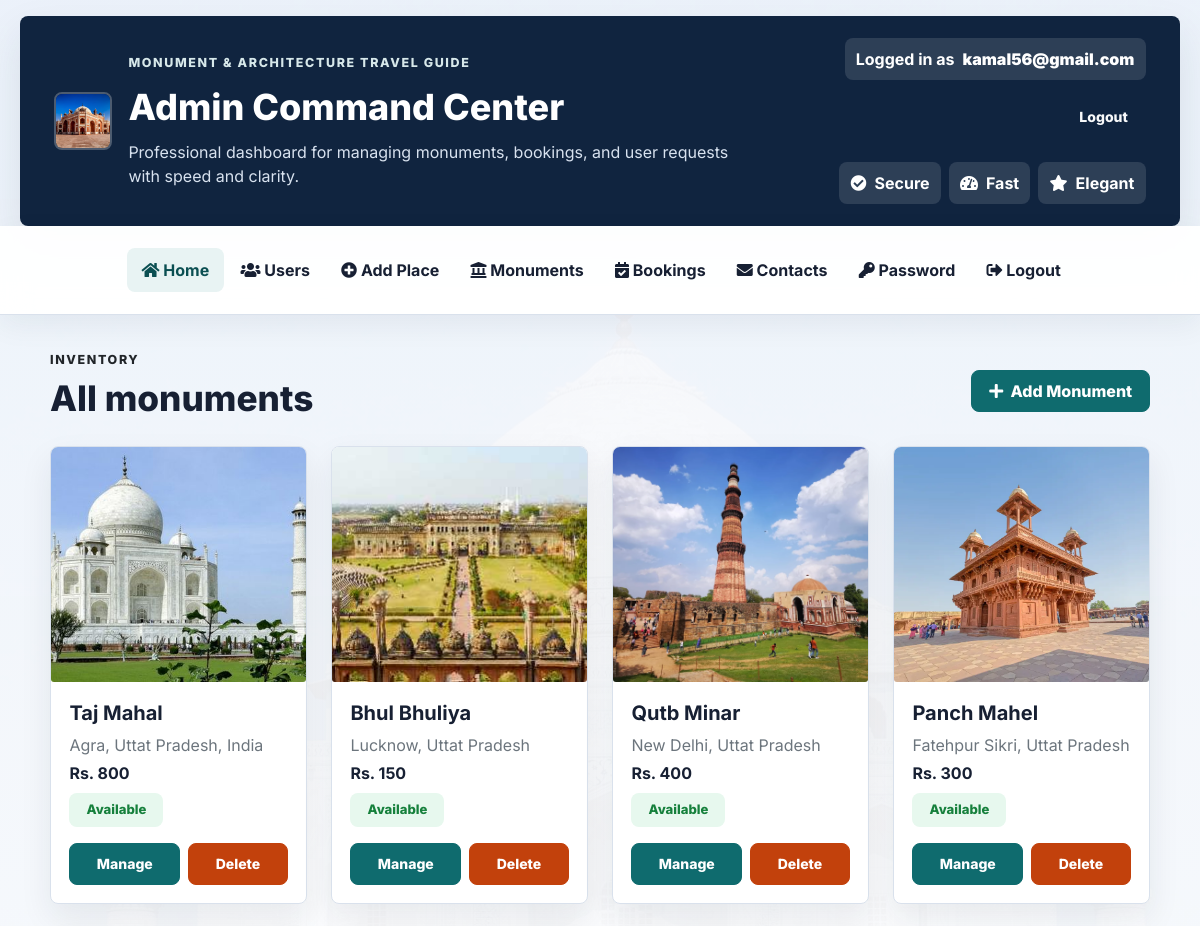
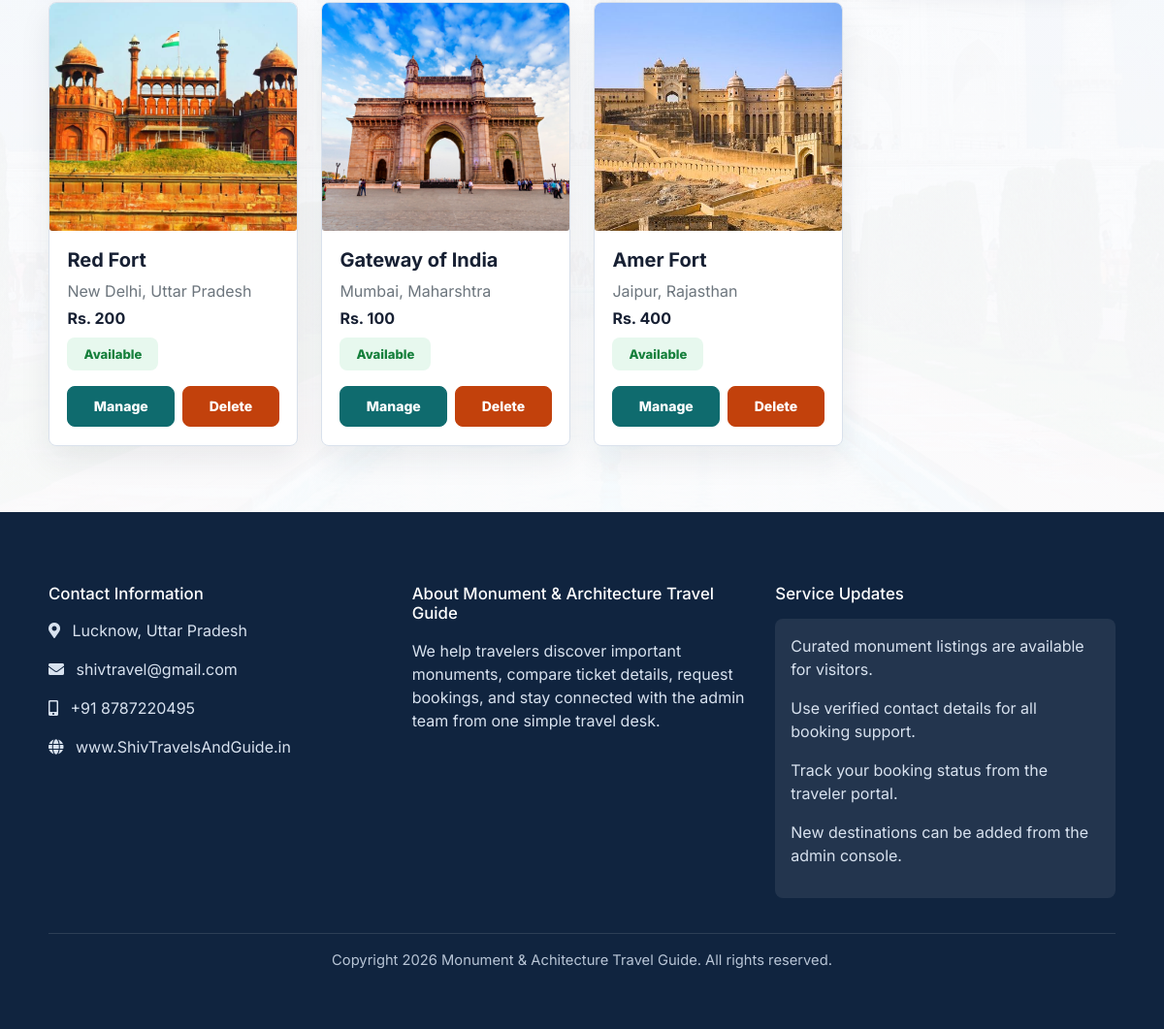
Page /view_room_admin (signed in) on the committed database (2 pictures, top to bottom).
### room/models.py (models this page shows)
class Room(models.Model):
    p_name=models.CharField(max_length=10,null=True)
    p_state=models.CharField(max_length=10,null=True)
    p_city=models.CharField(max_length=10,null=True)
    t_price=models.CharField(max_length=10,null=True)
    status=models.CharField(max_length=10,null=True)
    activity=models.CharField(max_length=10,null=True)
    image=models.FileField(null=True)
    history=models.CharField(max_length=90,null=True)

### room/views.py (the view)
# urls.py: path('view_room_admin',view_room_admin,name='view_room_admin'),
def view_room_admin(request):
    if not request.user.is_authenticated:
        return redirect('login')
    data=Room.objects.all()
    d={'data':data}
    return render(request,'view_room_admin.html',d)

### room/templates/view_room_admin.html (shortened to what this page needs)
{% load static %}
{% include 'admin_navigation.html' %}
<div class="container">
  <div class="d-flex justify-content-between align-items-center mb-3">
    <div>
      <p class="eyebrow text-dark mb-2">Inventory</p>
      <h3 class="page-title">All monuments</h3>
    </div>
    <a href="{% url 'add_room' %}" class="btn btn-primary"><i class="fas fa-plus"></i> Add Monument</a>
  </div>
  <div class="row g-4">
    {% for i in data %}
    <div class="col-md-3">
      <div class="card card-custom">
        <img src="{{i.image.url}}" class="card-img" alt="{{i.p_name}}" />
        <div class="card-body">
          <h5 class="fw-bold">{{i.p_name}}</h5>
          <p class="text-muted mb-1">{{i.p_city}}, {{i.p_state}}</p>
          <p class="mb-2"><strong>Rs. {{i.t_price}}</strong></p>
          {% if i.status == "Available" %}
          <span class="status-badge available">Available</span>
          {% else %}
          <span class="status-badge not-available">Not Available</span>
          {% endif %}
          <div class="mt-3 d-flex justify-content-between gap-2">
            <a href="{% url 'edit_room' i.id %}" class="btn btn-primary btn-sm flex-fill">Manage</a>
            <a href="{% url 'delete_room' i.id %}" onclick="return confirm('Are you sure?');" class="btn btn-danger btn-sm flex-fill">Delete</a>
          </div>
        </div>
      </div>
    </div>
    {% endfor %}
  </div>
</div>
{% include 'footer.html' %}

### room/templates/admin_navigation.html (shortened to what this page needs)
<!doctype html>
<html>
  <head>
    <link
      href="https://cdn.jsdelivr.net/npm/bootstrap@5.0.2/dist/css/bootstrap.min.css"
      rel="stylesheet"
    />
    <link
      href="https://cdnjs.cloudflare.com/ajax/libs/font-awesome/5.15.3/css/all.min.css"
      rel="stylesheet"
    />
    {% load static %}
    <link rel="stylesheet" href="{% static 'css/theme.css' %}" />
  </head>
  <body>
    <div class="container-fluid admin-banner-shell">
      <div class="admin-banner row align-items-center">
        <div class="col-lg-8 col-md-7 banner-left">
          <div class="brand-panel">
            <img src="{% static 'images/b2.jpg' %}" class="brand-img" />
            <div>
              <p class="eyebrow">Monument & Architecture Travel Guide</p>
              <h1>Admin Command Center</h1>
              <p class="banner-description">
                Professional dashboard for managing monuments, bookings, and
                user requests with speed and clarity.
              </p>
            </div>
          </div>
        </div>
        <div class="col-lg-4 col-md-5 banner-right text-md-end text-center">
          <div class="quick-status">
            <span>Logged in as</span>
            <strong>{{ request.user }}</strong>
          </div>
          <a href="{% url 'logout' %}" class="btn btn-outline-light btn-sm mt-3"
            >Logout</a
          >
          <div class="banner-tags mt-4">
            <span><i class="fas fa-check-circle"></i> Secure</span>
            <span><i class="fas fa-tachometer-alt"></i> Fast</span>
            <span><i class="fas fa-star"></i> Elegant</span>
          </div>
        </div>
      </div>
    </div>
    <nav class="navbar navbar-expand-lg navbar-custom admin-nav-pills">
      <div class="container-fluid">
        <div class="collapse navbar-collapse" id="navbarNav">
          <ul class="navbar-nav mx-auto">
            <li class="nav-item">
              <a class="nav-link active" href="{% url 'admin_home' %}">
                <i class="fas fa-home"></i> Home
              </a>
            </li>
            <li class="nav-item">
              <a class="nav-link" href="{% url 'view_user' %}">
                <i class="fas fa-users"></i> Users
              </a>
            </li>
            <li class="nav-item">
              <a class="nav-link" href="{% url 'add_room' %}">
                <i class="fas fa-plus-circle"></i> Add Place
              </a>
            </li>
            <li class="nav-item">
              <a class="nav-link" href="{% url 'view_room_admin' %}">
                <i class="fas fa-landmark"></i> Monuments
              </a>
            </li>
            <li class="nav-item">
              <a class="nav-link" href="{% url 'view_booking_admin' %}">
                <i class="fas fa-calendar-check"></i> Bookings
              </a>
            </li>
            <li class="nav-item">
              <a class="nav-link" href="{% url 'view_contact' %}">
                <i class="fas fa-envelope"></i> Contacts
              </a>
            </li>
            <li class="nav-item">
              <a class="nav-link" href="{% url 'change_password_admin' %}">
                <i class="fas fa-key"></i> Password
              </a>
            </li>
            <li class="nav-item">
              <a class="nav-link" href="{% url 'logout' %}">
                <i class="fas fa-sign-out-alt"></i> Logout
              </a>
            </li>
          </ul>
        </div>
      </div>
    </nav>
  </body>
</html>

### room/static/css/theme.css (style rules this page uses)
:root { --ink: #172033; --muted: #667085; --line: #d9e1ec; --soft: #f5f7fb; --panel: #ffffff; --brand: #0f6b6e; --brand-dark: #0b4f52; --accent: #b7791f; --danger: #c2410c; --success: #16803c; --shadow: 0 18px 42px rgba(25, 35, 55, 0.1); }
* { box-sizing: border-box; }
html { scroll-behavior: smooth; }
body { margin: 0; min-height: 100vh; font-family: "Inter", system-ui, -apple-system, BlinkMacSystemFont, "Segoe UI", sans-serif; background: linear-gradient(180deg, rgba(245, 247, 251, 0.96), rgba(255, 255, 255, 0.98)), url("/static/images/tajmahal.jpg") center top / cover fixed; color: var(--ink); font-size: 16px; }
a { color: var(--brand); text-decoration: none; }
img { max-width: 100%; }
.container, .container-fluid { padding-left: 1.25rem; padding-right: 1.25rem; }
.brand-img, .logo-img { width: 58px; height: 58px; border-radius: 8px; object-fit: cover; border: 2px solid rgba(255, 255, 255, 0.25); }
.navbar-custom { position: sticky; top: 0; z-index: 20; background: rgba(255, 255, 255, 0.95); border-bottom: 1px solid var(--line); box-shadow: 0 10px 28px rgba(20, 30, 50, 0.06); backdrop-filter: blur(14px); }
.navbar-custom .container, .navbar-custom .container-fluid { padding-top: 0.85rem; padding-bottom: 0.85rem; }
.navbar-custom .nav-link, .navbar-custom .navbar-brand, .welcome-text { color: var(--ink) !important; font-weight: 700; }
.navbar-custom .nav-link { border-radius: 8px; padding: 0.65rem 0.9rem !important; margin-left: 0.15rem; }
.navbar-custom .nav-link:hover, .navbar-custom .nav-link.active { background: #e8f3f3; color: var(--brand-dark) !important; }
.page-shell, .container { padding-top: 2.25rem; padding-bottom: 2.25rem; }
.eyebrow, .subtitle { margin: 0 0 0.85rem; color: #d7e8ea; font-weight: 800; font-size: 0.78rem; letter-spacing: 0.13em; text-transform: uppercase; }
.title, .section-title, .page-title, .place-title { margin: 0 0 0.75rem; color: var(--ink); font-size: clamp(1.45rem, 3vw, 2.2rem); line-height: 1.15; font-weight: 800; }
.page-title { color: var(--ink); }
.btn, .hero-btn, .btn-primary, .btn-submit, .btn-login, .btn-reset, .btn-back, .btn-secondary { min-height: 42px; display: inline-flex; align-items: center; justify-content: center; gap: 0.45rem; border-radius: 8px !important; border: 1px solid transparent; padding: 0.72rem 1.05rem; font-weight: 800; line-height: 1; }
.btn-primary, .hero-btn, .btn-submit, .btn-login { background: var(--brand) !important; border-color: var(--brand) !important; color: #fff !important; }
.btn-danger { background: var(--danger) !important; border-color: var(--danger) !important; }
.action-card, .card-custom, .place-card { height: 100%; border-radius: 8px; background: #fff; border: 1px solid var(--line); box-shadow: 0 14px 32px rgba(25, 35, 55, 0.08); overflow: hidden; }
.card-img, .place-img { width: 100%; height: 235px; object-fit: cover; }
.card-body { padding: 1.15rem; }
.status-badge, .badge-status, .status-pending, .status-confirm, .status-cancel { display: inline-flex; align-items: center; justify-content: center; min-width: 94px; padding: 0.45rem 0.7rem; border-radius: 8px; font-size: 0.82rem; font-weight: 800; }
.available, .status-confirm, .confirm { background: #e7f8ee; color: var(--success); }
.admin-banner-shell { padding-top: 1rem; }
.admin-banner { max-width: 1320px; margin: 0 auto; padding: 1.4rem; border-radius: 8px; background: #10243f; color: #fff; box-shadow: var(--shadow); }
.brand-panel { display: flex; align-items: center; gap: 1rem; }
.admin-banner h1 { margin: 0; color: #fff; font-size: clamp(1.6rem, 3vw, 2.6rem); font-weight: 800; }
.banner-description { max-width: 620px; margin: 0.65rem 0 0; color: #d8e2ef; }
.quick-status, .banner-tags span { display: inline-flex; align-items: center; gap: 0.5rem; padding: 0.55rem 0.7rem; border-radius: 8px; background: rgba(255, 255, 255, 0.12); color: #fff; font-weight: 700; }
.banner-tags { display: flex; flex-wrap: wrap; gap: 0.5rem; justify-content: flex-end; }

### rows in the picture
Room: image (picture), p_name "Taj Mahal", p_city "Agra", p_state "Uttat Pradesh, India", t_price "800", status "Available"
Room: image (picture), p_name "Bhul Bhuliya", p_city "Lucknow", p_state "Uttat Pradesh", t_price "150", status "Available"
Room: image (picture), p_name "Qutb Minar", p_city "New Delhi", p_state "Uttat Pradesh", t_price "400", status "Available"
Room: image (picture), p_name "Panch Mahel", p_city "Fatehpur Sikri", p_state "Uttat Pradesh", t_price "300", status "Available"
Room: image (picture), p_name "Red Fort", p_city "New Delhi", p_state "Uttar Pradesh", t_price "200", status "Available"
Room: image (picture), p_name "Gateway of India", p_city "Mumbai", p_state "Maharshtra", t_price "100", status "Available"
Room: image (picture), p_name "Amer Fort", p_city "Jaipur", p_state "Rajasthan", t_price "400", status "Available"

### other values in the picture
{{ request.user }} "kamal56@gmail.com"
